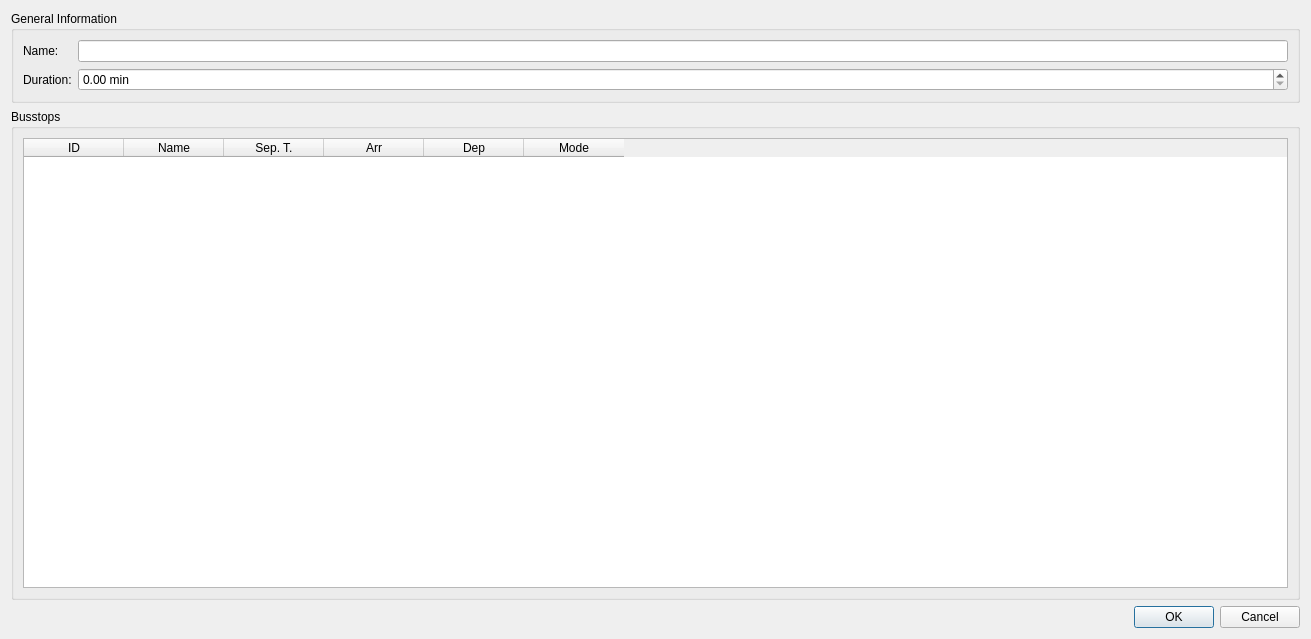
<?xml version="1.0" encoding="UTF-8"?>
<ui version="4.0">
 <class>TimeProfileEditor</class>
 <widget class="QDialog" name="TimeProfileEditor">
  <property name="geometry">
   <rect>
    <x>0</x>
    <y>0</y>
    <width>1311</width>
    <height>639</height>
   </rect>
  </property>
  <property name="windowTitle">
   <string>Edit Time Profile</string>
  </property>
  <layout class="QVBoxLayout" name="verticalLayout_2">
   <item>
    <widget class="QGroupBox" name="groupBox">
     <property name="title">
      <string>General Information</string>
     </property>
     <layout class="QFormLayout" name="formLayout">
      <item row="0" column="0">
       <widget class="QLabel" name="label">
        <property name="text">
         <string>Name:</string>
        </property>
       </widget>
      </item>
      <item row="0" column="1">
       <widget class="QLineEdit" name="leName"/>
      </item>
      <item row="1" column="0">
       <widget class="QLabel" name="label_2">
        <property name="text">
         <string>Duration:</string>
        </property>
       </widget>
      </item>
      <item row="1" column="1">
       <widget class="QDoubleSpinBox" name="dsbDuration">
        <property name="suffix">
         <string> min</string>
        </property>
       </widget>
      </item>
     </layout>
    </widget>
   </item>
   <item>
    <widget class="QGroupBox" name="groupBox_2">
     <property name="title">
      <string>Busstops</string>
     </property>
     <layout class="QVBoxLayout" name="verticalLayout">
      <item>
       <widget class="QTableWidget" name="twProfile">
        <property name="selectionMode">
         <enum>QAbstractItemView::NoSelection</enum>
        </property>
        <property name="selectionBehavior">
         <enum>QAbstractItemView::SelectRows</enum>
        </property>
        <column>
         <property name="text">
          <string>ID</string>
         </property>
        </column>
        <column>
         <property name="text">
          <string>Name</string>
         </property>
        </column>
        <column>
         <property name="text">
          <string>Sep. T.</string>
         </property>
        </column>
        <column>
         <property name="text">
          <string>Arr</string>
         </property>
        </column>
        <column>
         <property name="text">
          <string>Dep</string>
         </property>
        </column>
        <column>
         <property name="text">
          <string>Mode</string>
         </property>
        </column>
       </widget>
      </item>
     </layout>
    </widget>
   </item>
   <item>
    <widget class="QDialogButtonBox" name="buttonBox">
     <property name="orientation">
      <enum>Qt::Horizontal</enum>
     </property>
     <property name="standardButtons">
      <set>QDialogButtonBox::Cancel|QDialogButtonBox::Ok</set>
     </property>
    </widget>
   </item>
  </layout>
 </widget>
 <resources/>
 <connections>
  <connection>
   <sender>buttonBox</sender>
   <signal>accepted()</signal>
   <receiver>TimeProfileEditor</receiver>
   <slot>accept()</slot>
   <hints>
    <hint type="sourcelabel">
     <x>248</x>
     <y>254</y>
    </hint>
    <hint type="destinationlabel">
     <x>157</x>
     <y>274</y>
    </hint>
   </hints>
  </connection>
  <connection>
   <sender>buttonBox</sender>
   <signal>rejected()</signal>
   <receiver>TimeProfileEditor</receiver>
   <slot>reject()</slot>
   <hints>
    <hint type="sourcelabel">
     <x>316</x>
     <y>260</y>
    </hint>
    <hint type="destinationlabel">
     <x>286</x>
     <y>274</y>
    </hint>
   </hints>
  </connection>
 </connections>
</ui>
